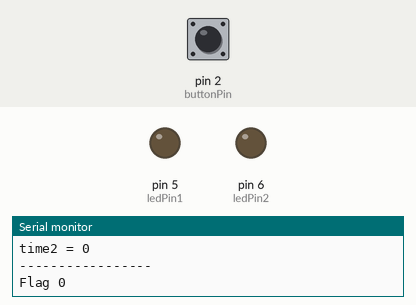
Recording of a sketch running on a simulated Arduino Uno, built with avr-gcc and run on an emulated ATmega328P. Shown: output pins drawn as LEDs (lit = HIGH), the last lines printed to the serial monitor. The inputs (shaded band) are chosen by the test bench; at power-on: pin 2 (buttonPin) LOW.

Above: at 1.2 s.
1.3 s: pin 2 (buttonPin) pulled HIGH for 1 s
At 2.0 s:
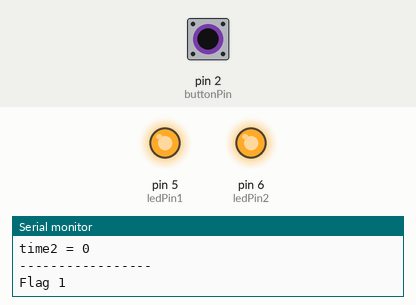
5.3 s: pin 2 (buttonPin) pulled HIGH for 0.15 s
At 6.3 s:
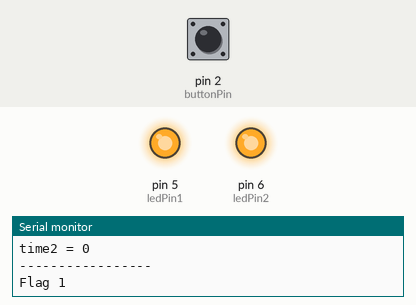
7.1 s: pin 2 (buttonPin) pulled HIGH for 0.15 s
At 9.1 s:
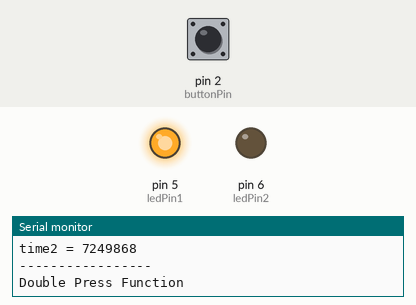
10.2 s: pin 2 (buttonPin) pulled HIGH for 3.2 s
At 14.8 s:
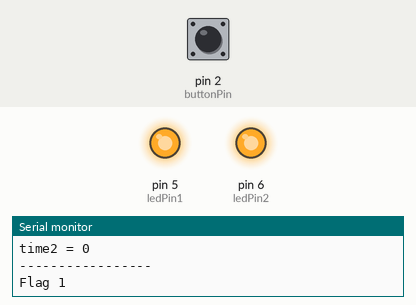
Timing chart, 0 to 16.3 s (numbered marks = the images above; inputs shaded):
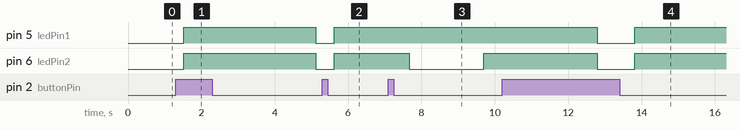

The sketch:

Readme.ino
```cpp
/* Single Press and Double Press Button Interrupts
   Xyza Rivera
   20180223

   This code performs Single Press and Double Press Button Interrupts.

   Hardware:
   - Arduino (I used Uno for my setup)
   - 2 LEDs
   - push button
   - 1000 ohm resistor

   Pseudocode:

   Single Press:
    - Turns on/off LEDs
   Double Press:
    - Executes double press function

   Uses ISR (Interrupts) when button in pressed
   Reg1,Reg2            <- Used as condition flags
   flag                 <- Used as state flag
   time1, time2         <- Used as time variables

   switch(flag)
   case 0 : turns off LEDs, basically to turn off a separate system
   case 1 : turns on LEDS, basically to turn on a separate sytem
   case 2 : conditions for single press or double press
   case 3 : executes double press function
      for this code, it turns on LED1 and turns off LED2

   EXECUTION:

   At bootup
    - LEDs off
    - Reg 1, Reg 2 = 0
    - time1, time2 = 0
    - executes loop()

   At first single button press:
    - ISR executes
    - satisfies first if condition
    -- flag = 1
    - returns to loop ()
    -- satisfies case 1 in switch(flag) function
    --- 2 LEDs will turn ON
    --- Reg 1 = 1
    - returns to loop ()

   When flag = 1 and pressed twice within 1 second interval
    - ISR executes on 1st press
    - satisfies 2nd if condition
    -- gets time1 = current time of execution in micro sec
    -- flag = 2
    - returns to loop()
    -- satisfies case 2 in switch(flag) function
    --- Reg2 = 1
    --- does not satisfies if statement (current time must be time1 +2 sec)
    - returns to loop
    - ISR executes on 2nd press
    - satisfies 3rd if condition
    -- time2 =  current time of execution in microsec
    -- flag = 3
    - returns to loop()
    -- satisfies case 3 in switch(flag) function
    --- satisfies if condtion
    ---- LED1 on, LED2 off
    ---- Reg1, flag = 1
    ---- Reg2, time1, time2 = 0
    ---- INSERT DOUBLE PRESS FUNCTION YOU WISH TO EXECUTE
    ---- delays for 1.5 sec
    - returns to loop()
    - satisfies case 1 in switch(flag) function
    -- executes case 1 until next interrupt

   When pressed once after 1st single button press
    - ISR executes
    - satisfies 2nd if condition
    -- gets time1 = current time of execution in micro sec
    -- flag = 2
    - returns to loop()
    -- satisfies case 2 in switch(flag) function
    --- Reg2 = 1
    --- does not satisfies if statement (current time must be time1 +2 sec)
    - returns to loop
    - no interrupt occured (2nd press specifically)
    -- satisfies case 2 in switch(flag) function
    --- Reg2 = 1
    --- satisfies if statement (current time must be time1 +2 sec)
    ---- Reg1, Reg2, flag= 0
    - returns to loop
    - satisfies case 0 in switch(flag) function
    -- Reg1, Reg2, time1 time2 = 0
    -- executes case 0 until next interrupt

*/
```

Button_Interrupts.ino
```cpp
/* Single Press and Double Press Button Interrupts
 * Xyza Rivera
 * 20180223
 */

const int buttonPin = 2;     // pushbutton pin
const int ledPin1 =  5;      // LED pin 1
const int ledPin2 =  6;      // LED pin 2

// variables will change:
volatile byte Reg1 = 0;        // variable for 1st Condition
volatile byte Reg2 = 0;        // variable for 2nd Condition
volatile byte flag = 0;        // variable for state flagging
unsigned long time1, time2;    // variable for time

void setup() {
  Serial.begin (9600);

  // initialize the LED pin as an output:
  pinMode(ledPin1, OUTPUT);
  pinMode(ledPin2, OUTPUT);
  // initialize the pushbutton pin as an input:
  pinMode(buttonPin, INPUT);
  // Attach an interrupt to the ISR vector
  attachInterrupt(0, pin_ISR, CHANGE);
}

void loop() {
  // print commands can be disregarded
  Serial.print("Reg1 = ");
  Serial.println(Reg1);
  Serial.print("Reg2 = ");
  Serial.println(Reg2);
  Serial.print("time1 = ");
  Serial.println(time1);
  Serial.print("time2 = ");
  Serial.println(time2);
  Serial.println("----------------- ");

  switch (flag) {
    case 0:
    // Turns off both LEDs and Resets conditions and time var
      Serial.println("Flag 0");
      digitalWrite(ledPin1, LOW);
      digitalWrite(ledPin2, LOW);
      Reg1, Reg2 = 0;
      time1, time2 = 0;
      break;
    case 1:
    // Turns on both LEDs and toggles Reg1 to active
      Serial.println("Flag 1");
      digitalWrite(ledPin1, HIGH);
      digitalWrite(ledPin2, HIGH);
      Reg1 = 1;
      Reg2 = 0;
      break;
    case 2:
    // Toggles Reg2 to active
    // Turns off both LEDs and resets conditions and time var if no button interrupt occurs within 2 seconds
      Serial.println("Flag 2");
      Reg2 = 1;
      if (micros() - time1 >= 2000000) {
        Reg1 = 0;
        Reg2 = 0;
        flag  = 0;
        Serial.println("Shutting Down");
      }
      break;
    case 3:
    // Executes code for double press function if 2nd press is executed within 1 second
    // Else, returns flag = 1 / returns to case 1
      if ((time2 - time1) < 1005000) {
        digitalWrite(ledPin1, HIGH);
        digitalWrite(ledPin2, LOW);
        flag = 1;
        Reg1 = 1;
        Reg2 = 0;
        time1, time2 = 0;
        Serial.println("Double Press Function");
        // INSERT Double Press CODE
        delay(1500);
      }
      break;
  }
  delay(500);
}

void pin_ISR() {
  // ISR code: Follows the following conditions to execute single press and double press functions
  if (Reg1 == 0 && Reg2 == 0) {
    flag = 1;
  }
  else if (Reg1 == 1 && Reg2 == 0) {
    time1 = micros();
    flag = 2;
  }
  else if (Reg1 == 1 && Reg2 == 1) {
    time2 = micros();
    flag = 3;
  }
}
```

Measured:
- after the input at 1.3 s, pin 5 (ledPin1), pin 6 (ledPin2): LOW → HIGH after 0.22 s, → LOW 3.6 s later
- after the input at 5.3 s, pin 5 (ledPin1), pin 6 (ledPin2): LOW → HIGH after 0.32 s
- after the input at 7.1 s, pin 6 (ledPin2): HIGH → LOW after 0.57 s, → HIGH 2.0 s later
- after the input at 10.2 s, pin 5 (ledPin1), pin 6 (ledPin2): HIGH → LOW after 2.6 s, → HIGH 1.0 s later
